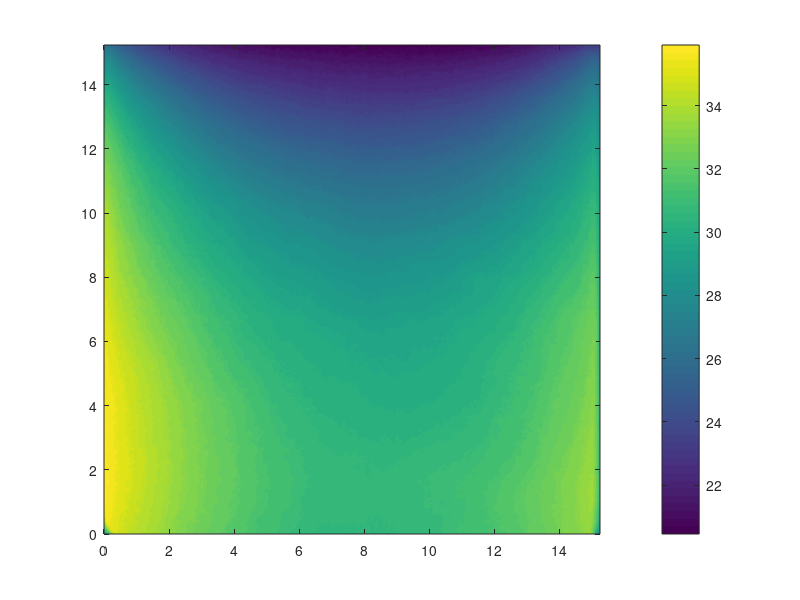

Write MATLAB code to recreate this figure. (Note: this script raises an error after producing the figure.)
%%%%%%%%%%%%%%%%%%%%%%%%%%%%%%%%%%%%%%%%%%%%%%%%%%%%%%%%%%%%%%%%%%%%%%%%%%%
% Dallin Romney                                                           %
% 2D Conduction                                              %
% October 19, 2018                                                        %
%%%%%%%%%%%%%%%%%%%%%%%%%%%%%%%%%%%%%%%%%%%%%%%%%%%%%%%%%%%%%%%%%%%%%%%%%%%

clear, clc, close all

plateSize = 15.24; % length of side of plate, cm (it's a square)

%%%%%%%%%%%%%%%%%%%%%%%%%%%%%%%%%%%%%%%%%%%%%%%%%%%%%%%%%%%%%%%%%%%%%%%%%%%
%%%%%%%%%%%%%%%%% Plot 1: Measured Data Filled Contours %%%%%%%%%%%%%%%%%%%
%%%%%%%%%%%%%%%%%%%%%%%%%%%%%%%%%%%%%%%%%%%%%%%%%%%%%%%%%%%%%%%%%%%%%%%%%%%

data = xlsread('Section15.csv');

[rows, cols] = size(data);        % Get size of data
x = linspace(0, plateSize, cols); % Create vector of x position values
y = linspace(0, plateSize, rows); % Create vector of y position values
[xMesh, yMesh] = meshgrid(x, y);  % 2D array of x values & same for y vals

% Generate contour plot. The contourf function flips the data vertically
% about the origin so I flipped it back for visual purposes. The "100"
% denotes 100 different colors used, and contour lines are removed.

contourf(xMesh, yMesh, flipud(data), 100, 'LineStyle', 'none'); 
cb = colorbar; cb.Label.String = 'Temperature (deg C)';         % Colorbar
xlabel('X (cm)'); ylabel('Y (cm)');                             % Annotate
%title('Measured');

%%%%%%%%%%%%%%%%%%%%%%%%%%%%%%%%%%%%%%%%%%%%%%%%%%%%%%%%%%%%%%%%%%%%%%%%%%%
%%%%%%%% Plot 2: Computed Values - Adiabatic Bottom Filled Contours %%%%%%%
%%%%%%%%%%%%%%%%%%%%%%%%%%%%%%%%%%%%%%%%%%%%%%%%%%%%%%%%%%%%%%%%%%%%%%%%%%%

% Initiate plate with boundary conditions. Bottom boundary is adiabatic, so
% it will stay at zeros. Right, left and top sides (and all the corners)
% are replaced with measured values.

T = zeros(rows, cols);    % Matrix of Temperatures
T(:,   1) = data(:,   1); % Replace left side with measured boundary 
T(:, end) = data(:, end); % Replace right side with measured boundary 
T(1,   :) = data(1,   :); % Replace top row with measured boundary

tol = 0.000002; % Tolerance of Gauss-Seidel Method
rel = 2*tol;    % Initiate the relative difference to greater than tol

% While the maximum relative difference is greater than the tolerance
while (max(max(rel)) > tol)  
    
    Told = T;
    
    % Determine the new temperature at the interior nodes
    for j = 2:cols - 1
       for i = 2:rows - 1
          T(i, j) = (T(i, j+1) + T(i, j-1) + T(i-1, j) + T(i+1, j)) / 4;
       end
    end
    
    % Determine the new temperature at the adiabatic boundary (bottom)
    for j = 2:cols - 1
        T(rows, j) = (T(rows, j+1) + T(rows, j-1) + 2*T(rows-1, j)) / 4;
    end
    
    % Calculate the relative difference between iterations (rel = array)
    rel = (T - Told) ./ Told;
    
end

% Plot the calculated values in the same manner as the measured ones
figure
contourf(xMesh, yMesh, flipud(T), 100, 'LineStyle', 'none'); % Contour plot
cb = colorbar; cb.Label.String = 'Temperature (deg C)';      % Add colorbar
xlabel('X (cm)'); ylabel('Y (cm)');                          % Annotate
%title('Computed: Adiabatic Boundary Condition');

%%%%%%%%%%%%%%%%%%%%%%%%%%%%%%%%%%%%%%%%%%%%%%%%%%%%%%%%%%%%%%%%%%%%%%%%%%%
%%%%%%%%%%%%%%%%%%%% Plot 3: Measured Data Isolines %%%%%%%%%%%%%%%%%%%%%%%
%%%%%%%%%%%%%%%%%%%%%%%%%%%%%%%%%%%%%%%%%%%%%%%%%%%%%%%%%%%%%%%%%%%%%%%%%%%

numLines = 17;                            % Number of isolines

maxT = max(max(data));                    % Maximum measured temperature
minT = min(min(data));                    % Minimum measured temperature    
isoVals = linspace(minT, maxT, numLines); % Values at which to draw lines

figure
[C, hnd] = contour(xMesh, yMesh, data, isoVals); % Plot isotherms

set(hnd,'color','k','linestyle','-');            % Set isoline linestyle
clabel(C, hnd);                                  % Turn on labels
xlabel('X (cm)'); ylabel('Y (cm)');
%title('Measured Isotherms');

%%%%%%%%%%%%%%%%%%%%%%%%%%%%%%%%%%%%%%%%%%%%%%%%%%%%%%%%%%%%%%%%%%%%%%%%%%%
%%%%%%%%%%%%%%%%%%%% Plot 4: Computed Data Isolines %%%%%%%%%%%%%%%%%%%%%%%
%%%%%%%%%%%%%%%%%%%%%%%%%%%%%%%%%%%%%%%%%%%%%%%%%%%%%%%%%%%%%%%%%%%%%%%%%%%

maxT = max(max(T));                       % Maximum computed temperature
minT = min(min(T));                       % Minimum computed temperature    
isoVals = linspace(minT, maxT, numLines); % Values at which to draw lines

figure
[C, hnd] = contour(xMesh, yMesh, T, isoVals); % Plot isotherms

set(hnd,'color','k','linestyle','-');         % Set isoline linestyle
clabel(C, hnd);                               % Turn on labels
xlabel('X (cm)'); ylabel('Y (cm)');
%title('Computed Isotherms');

%%%%%%%%%%%%%%%%%%%%%%%%%%%%%%%%%%%%%%%%%%%%%%%%%%%%%%%%%%%%%%%%%%%%%%%%%%%
%%%% Plot 5: Difference between Computed and Measured - Filled Contours %%%
%%%%%%%%%%%%%%%%%%%%%%%%%%%%%%%%%%%%%%%%%%%%%%%%%%%%%%%%%%%%%%%%%%%%%%%%%%%

figure
contourf(xMesh, yMesh, flipud(data - T), 100, 'LineStyle', 'none');
cb = colorbar; cb.Label.String = 'Temperature Difference (deg C)';
xlabel('X (cm)'); ylabel('Y (cm)');
%title('Difference between Measured and Computed (M-C)');




